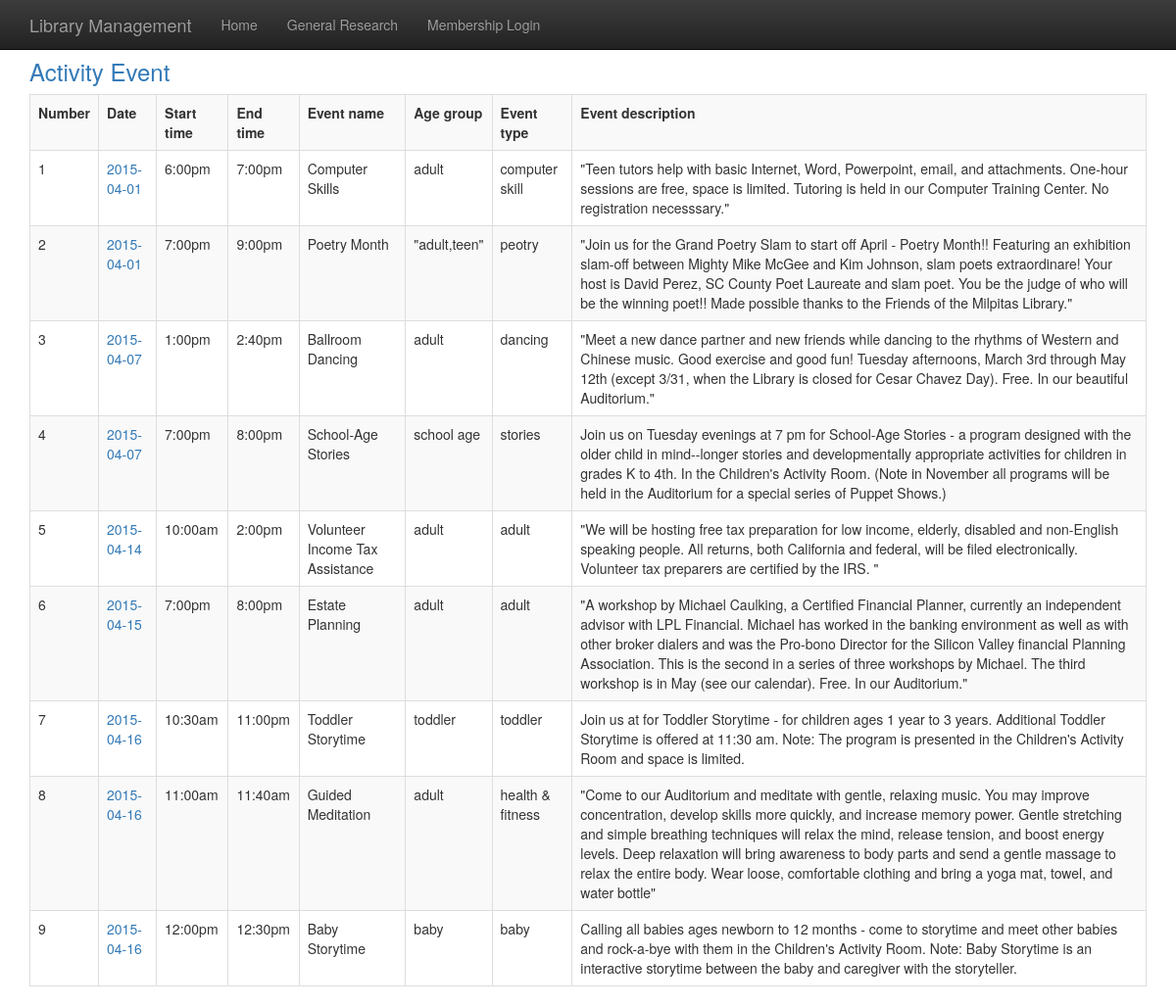
Page /activity.php on the committed database.
### tables this page shows
CREATE TABLE `activity` (
  `Number` bigint(20) NOT NULL,
  `Date_of_event` date NOT NULL,
  `Start_time_of_event` varchar(255) NOT NULL,
  `End_time_of_event` varchar(255) NOT NULL,
  `Event_name` varchar(255) NOT NULL,
  `Age_group` varchar(255) NOT NULL,
  `Event_type` varchar(255) NOT NULL,
  `Event_description` varchar(8000) NOT NULL,
  PRIMARY KEY (`Number`)
);

### activity.php (the view, shortened to what this page needs)
<?php
include 'head.php';
?>
<h3><a href="library.php">Activity Event</a></h3>
<?php
include 'db.php';
$con = mysqli_connect($host, $username, $password, $database);
$result = mysqli_query($con, "SELECT * FROM activity");
echo "<table class='table table-striped table-bordered' style='margin-top: 10px'><tr>
        <th>Number</th>
        <th>Date</th>
        <th>Start time</th>
        <th>End time</th>
        <th>Event name</th>
        <th>Age group</th>
        <th>Event type</th>
        <th>Event description</th>
      </tr>";
while ($row = mysqli_fetch_array($result)) {
    echo "<tr>";
    echo "<td>" . $row['Number'] . "</td><td>"
        ."<a href='items.php?number=".$row['Number']."'>". $row['Date_of_event'] . "</a></td><td>"
        . $row['Start_time_of_event'] . "</td><td>"
        . $row['End_time_of_event'] . "</td><td>"
        . $row['Event_name'] . "</td><td>"
        . $row['Age_group'] . "</td><td>"
        . $row['Event_type'] . "</td><td>"
        . $row['Event_description'] . "</td>";
    echo "</tr>";
}
echo "</table>";
?>

### head.php (shortened to what this page needs)
<!DOCTYPE html>
<html>
<head>
    <link rel="stylesheet" href="https://maxcdn.bootstrapcdn.com/bootstrap/3.2.0/css/bootstrap.min.css">
    <link rel="stylesheet" href="https://maxcdn.bootstrapcdn.com/bootstrap/3.2.0/css/bootstrap-theme.min.css">
</head>
<body>
  <nav class="navbar navbar-inverse navbar-fixed-top">
      <div class="container">
        <div class="navbar-header">
          <a class="navbar-brand" href="home.php">Library Management</a>
        </div>
        <div id="navbar" class="collapse navbar-collapse">
          <ul class="nav navbar-nav">
            <li><a href="home.php">Home</a></li>
            <li><a href="library.php">General Research</a></li>
            <?php
              if(isset($_SESSION['userid'])){
                echo '<li><a href="login.php?action=logout">Sign Out</a></li>';
                echo '<li><a>Current User: '.$_SESSION['library_username'].'</a></li>';
              }else{
                echo '<li><a href="login.html">Membership Login</a></li>';
              }
            ?>
          </ul>
        </div>
      </div>
    </nav>
    <div class="container" style="margin-top:40px;">

### rows in the picture
activity: Number "1", Date_of_event "2015-04-01", Start_time_of_event "6:00pm", End_time_of_event "7:00pm", Event_name "Computer Skills", Age_group "adult", Event_type "computer skill", Event_description "\"Teen tutors help with basic Internet, Word, Powerpoint, email, and attachments. One-hour sessions are free, space is limited. Tutoring is held in our Computer Training Center. No registration necesssary.\""
activity: Number "2", Date_of_event "2015-04-01", Start_time_of_event "7:00pm", End_time_of_event "9:00pm", Event_name "Poetry Month", Age_group "\"adult,teen\"", Event_type "peotry", Event_description "\"Join us for the Grand Poetry Slam to start off April - Poetry Month!! Featuring an exhibition slam-off between Mighty Mike McGee and Kim Johnson, slam poets extraordinare! Your host is David Perez, SC County Poet Laureate and slam poet. You be the judge of who will be the winning poet!! Made possible thanks to the Friends of the Milpitas Library.\""
activity: Number "3", Date_of_event "2015-04-07", Start_time_of_event "1:00pm", End_time_of_event "2:40pm", Event_name "Ballroom Dancing", Age_group "adult", Event_type "dancing", Event_description "\"Meet a new dance partner and new friends while dancing to the rhythms of Western and Chinese music. Good exercise and good fun! Tuesday afternoons, March 3rd through May 12th (except 3/31, when the Library is closed for Cesar Chavez Day). Free. In our beautiful Auditorium.\""
activity: Number "4", Date_of_event "2015-04-07", Start_time_of_event "7:00pm", End_time_of_event "8:00pm", Event_name "School-Age Stories", Age_group "school age", Event_type "stories", Event_description "Join us on Tuesday evenings at 7 pm for School-Age Stories - a program designed with the older child in mind--longer stories and developmentally appropriate activities for children in grades K to 4th. In the Children's Activity Room. (Note in November all programs will be held in the Auditorium for a special series of Puppet Shows.)"
activity: Number "5", Date_of_event "2015-04-14", Start_time_of_event "10:00am", End_time_of_event "2:00pm", Event_name "Volunteer Income Tax Assistance", Age_group "adult", Event_type "adult", Event_description "\"We will be hosting free tax preparation for low income, elderly, disabled and non-English speaking people. All returns, both California and federal, will be filed electronically. Volunteer tax preparers are certified by the IRS. \""
activity: Number "6", Date_of_event "2015-04-15", Start_time_of_event "7:00pm", End_time_of_event "8:00pm", Event_name "Estate Planning", Age_group "adult", Event_type "adult", Event_description "\"A workshop by Michael Caulking, a Certified Financial Planner, currently an independent advisor with LPL Financial. Michael has worked in the banking environment as well as with other broker dialers and was the Pro-bono Director for the Silicon Valley financial Planning Association. This is the second in a series of three workshops by Michael. The third workshop is in May (see our calendar). Free. In our Auditorium.\""
activity: Number "7", Date_of_event "2015-04-16", Start_time_of_event "10:30am", End_time_of_event "11:00pm", Event_name "Toddler Storytime", Age_group "toddler", Event_type "toddler", Event_description "Join us at for Toddler Storytime - for children ages 1 year to 3 years. Additional Toddler Storytime is offered at 11:30 am. Note: The program is presented in the Children's Activity Room and space is limited."
activity: Number "8", Date_of_event "2015-04-16", Start_time_of_event "11:00am", End_time_of_event "11:40am", Event_name "Guided Meditation", Age_group "adult", Event_type "health & fitness", Event_description "\"Come to our Auditorium and meditate with gentle, relaxing music. You may improve concentration, develop skills more quickly, and increase memory power. Gentle stretching and simple breathing techniques will relax the mind, release tension, and boost energy levels. Deep relaxation will bring awareness to body parts and send a gentle massage to relax the entire body. Wear loose, comfortable clothing and bring a yoga mat, towel, and water bottle\""
activity: Number "9", Date_of_event "2015-04-16", Start_time_of_event "12:00pm", End_time_of_event "12:30pm", Event_name "Baby Storytime", Age_group "baby", Event_type "baby", Event_description "Calling all babies ages newborn to 12 months - come to storytime and meet other babies and rock-a-bye with them in the Children's Activity Room. Note: Baby Storytime is an interactive storytime between the baby and caregiver with the storyteller."
